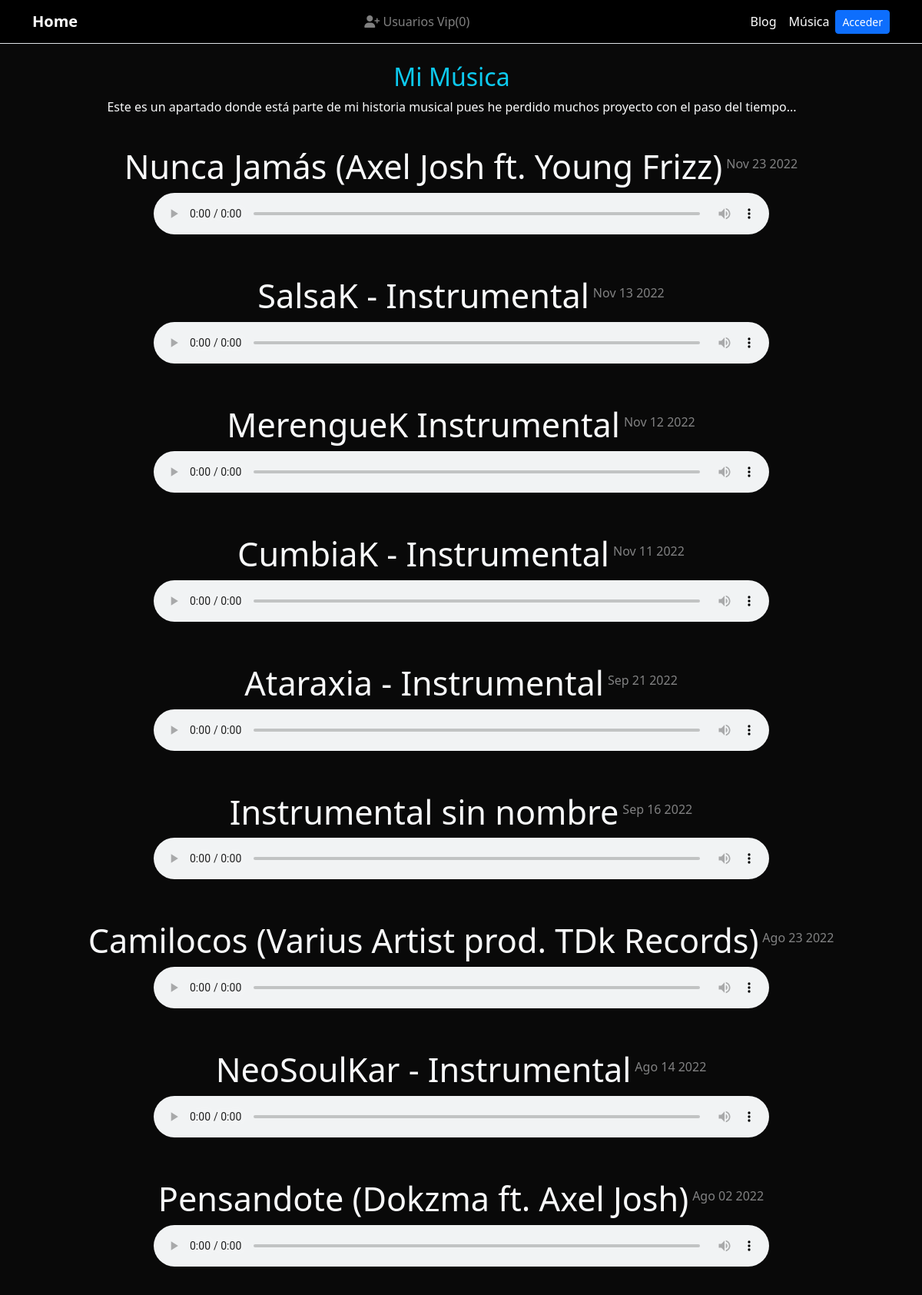
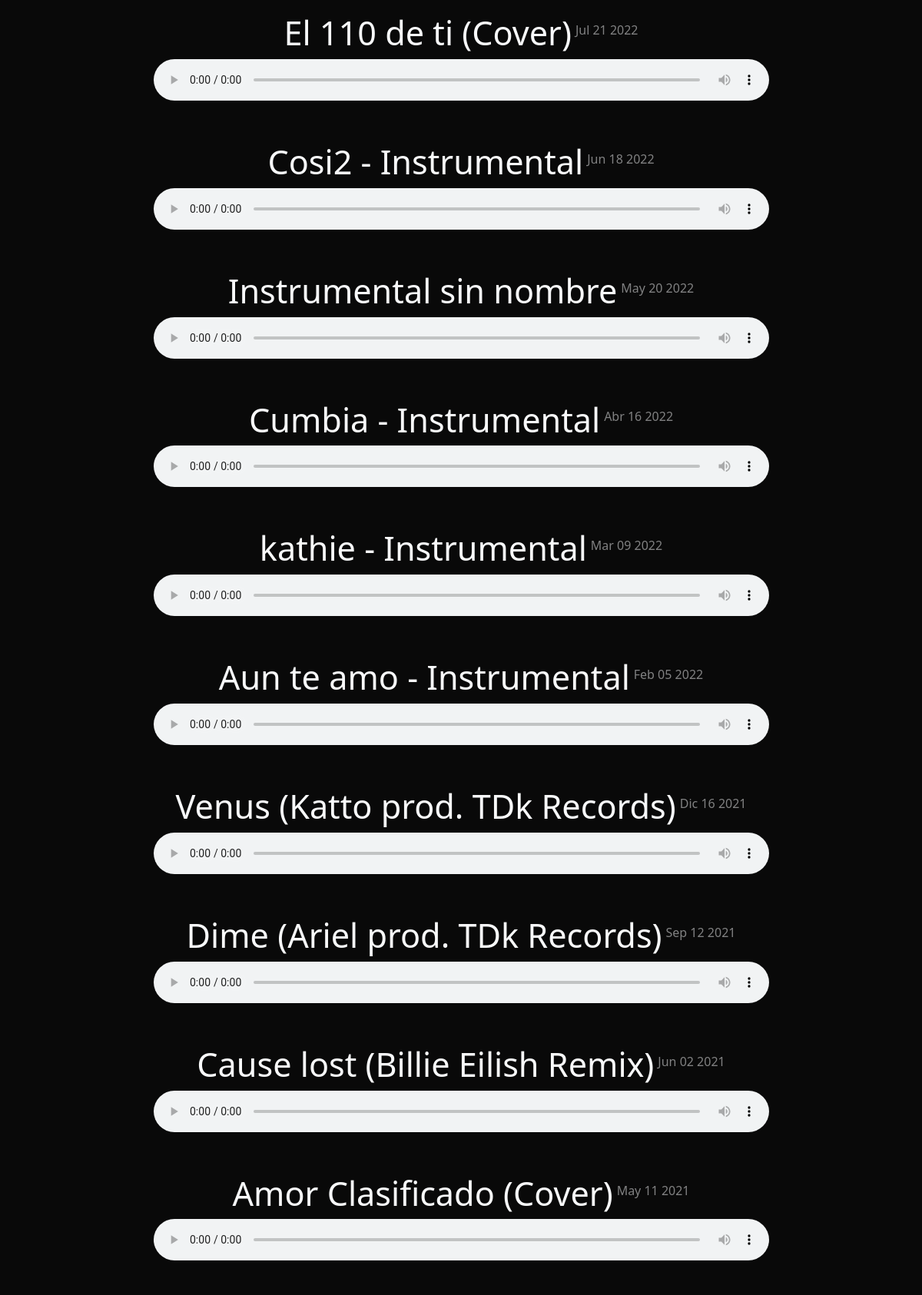
/musica/ (upper part), run on the app's committed database (2 pictures, top to bottom).
### albums/models.py (models this page shows, shortened)
class canciones(models.Model):
    nombre = models.CharField(max_length=100)
    pista = models.FileField(upload_to='audio/', default='audio/default.mp3')
    date_singles = models.DateField()
    class Meta:
        ordering = ['-date_singles']

### albums/views.py (the view)
# urls.py: path('', musica_render, name="musica"),
def musica_render(request):
    nombre_del_grupo = 'Acceso_Vip'  # Reemplaza con el nombre real del grupo
    try:
        grupo = Group.objects.get(name=nombre_del_grupo)
    except Group.DoesNotExist:
        grupo = None
    num_usuarios_en_grupo = 0
    if grupo:
        num_usuarios_en_grupo = grupo.user_set.count() # type: ignore
    singles = canciones.objects.all()
    return render(request,'musica.html', {'single':singles, 'num_usuarios_en_grupo': num_usuarios_en_grupo})

### albums/templates/musica.html (shortened to what this page needs)
{% extends 'layout.html' %}
{% block content %}
  <div class="container text-center w-100">
    <div class="row w-100">
      <div class="col-12 w-100">
        <h2 class="text-info">Mi Música</h2>
        <p class="justify-content-center text-sm">Este es un apartado donde está parte de mi historia musical pues he perdido muchos proyecto con el paso del tiempo...</p>
      </div>
    </div>
    {% for singles in single %}
      <div class="row">
        <div class="container container-fluid col-12 pb-4 pt-4">
          <span class="d-flex justify-content-center contenedorDeCanciones">
            <h2 class="titulo_cancion">{{ singles.nombre }}</h2>
            <p class="subtitulo_cancion">{{ singles.date_singles|date:'M d Y' }}</p>
          </span>
          <audio src="{{ singles.pista.url }}" controls preload="auto" class="audio_tamaño w-75"></audio>
        </div>
      </div>
    {% endfor %}
  </div>
{% endblock %}

### portfolio/templates/layout.html (shortened to what this page needs)
{% load static %}
<!DOCTYPE html>
<html lang="en">
<head>
    <link href="https://cdn.jsdelivr.net/npm/bootstrap@5.3.2/dist/css/bootstrap.min.css" rel="stylesheet">
    <link rel="stylesheet" href="{% static 'main.css' %}">
    <link rel="stylesheet" href="{% static 'icons.css' %}">
    <link rel="stylesheet" href="{% static 'blog.css' %}">
    <link rel="stylesheet" href="{% static 'musica.css' %}">
    <link rel="stylesheet" href="{% static 'vip.css' %}">
</head>
<body class="text-light text-sm text-md text-lg text-xl">
    {% include 'partials/navbar.html' %}
    <div class="container p-4">
        {% block content %}
        {% endblock %}
    </div>
</body>
</html>

### portfolio/templates/partials/navbar.html (shortened to what this page needs)
<nav class="navbar navbar-expand-lg navbar-dark bg-black sticky-top border-top-0 border-end-0 border-start-0 border-bottom">
    <div class="container">
      <a class="navbar-brand fw-bold" href="/">Home</a>
      <div class="collapse navbar-collapse w-100" id="navbarNav">
        <ul class="navbar-nav ms-auto w-100">
          <li class="nav-item d-flex justify-content-center w-100 m-0">
            <span class="d-flex align-items-center">
              <a class="nav-link active text-white-5 text-white-50">
                <i class="fa-sharp fa-solid fa-user-plus"></i> Usuarios Vip({{ num_usuarios_en_grupo }})
              </a>
            </span>
          </li>
          <li class="nav-item">
            <a class="nav-link active" aria-current="page" href="{% url 'blog:posts' %}">Blog</a>
          </li>
          <li class="nav-item">
            <a class="nav-link active" aria-current="page" href="{% url 'albums:musica' %}">Música</a>
          </li>
          {% if request.user.is_authenticated %}
            <li class="nav-item">
              <a class="nav-link active" aria-current="page" href="{% url 'vip' %}">Premium</a>
            </li>
            <li class="nav-item d-flex align-items-center justify-content-end">
              <a class="btn btn-primary btn-sm" href="{% url 'logout' %}">Salir</a>
            </li>
          {% else %}
            <li class="nav-item d-flex align-items-center justify-content-end">
              <a class="btn btn-primary btn-sm" href="{% url 'vip' %}">Acceder</a>
            </li>
          {% endif %}
        </ul>
      </div>
    </div>
</nav>

### portfolio/static/main.css (style rules this page uses)
body { background-color: #090909; }

### portfolio/static/musica.css (style rules this page uses)
.titulo_cancion { font-size: clamp(1.3em, 5vw, 2.7em); }
.subtitulo_cancion { padding-left: 5px; font-size: clamp(0.5em, 3vw, 1em); opacity: 0.5; display: flex; justify-content: center; align-items: center; }

### data on the page
canciones: nombre "Nunca Jamás (Axel Josh ft. Young Frizz)", date_singles "Nov 23 2022"
canciones: nombre "SalsaK - Instrumental", date_singles "Nov 13 2022"
canciones: nombre "MerengueK Instrumental", date_singles "Nov 12 2022"
canciones: nombre "CumbiaK - Instrumental", date_singles "Nov 11 2022"
canciones: nombre "Ataraxia - Instrumental", date_singles "Sep 21 2022"
canciones: nombre "Instrumental sin nombre", date_singles "Sep 16 2022"
canciones: nombre "Camilocos (Varius Artist prod. TDk Records)", date_singles "Ago 23 2022"
canciones: nombre "NeoSoulKar - Instrumental", date_singles "Ago 14 2022"
canciones: nombre "Pensandote (Dokzma ft. Axel Josh)", date_singles "Ago 02 2022"
canciones: nombre "El 110 de ti (Cover)", date_singles "Jul 21 2022"
canciones: nombre "Cosi2 - Instrumental", date_singles "Jun 18 2022"
canciones: nombre "Instrumental sin nombre", date_singles "May 20 2022"
canciones: nombre "Cumbia - Instrumental", date_singles "Abr 16 2022"
canciones: nombre "kathie - Instrumental", date_singles "Mar 09 2022"
canciones: nombre "Aun te amo - Instrumental", date_singles "Feb 05 2022"
canciones: nombre "Venus (Katto prod. TDk Records)", date_singles "Dic 16 2021"
canciones: nombre "Dime (Ariel prod. TDk Records)", date_singles "Sep 12 2021"
canciones: nombre "Cause lost (Billie Eilish Remix)", date_singles "Jun 02 2021"
canciones: nombre "Amor Clasificado (Cover)", date_singles "May 11 2021"

### other printed values
{{ num_usuarios_en_grupo }} "0"
